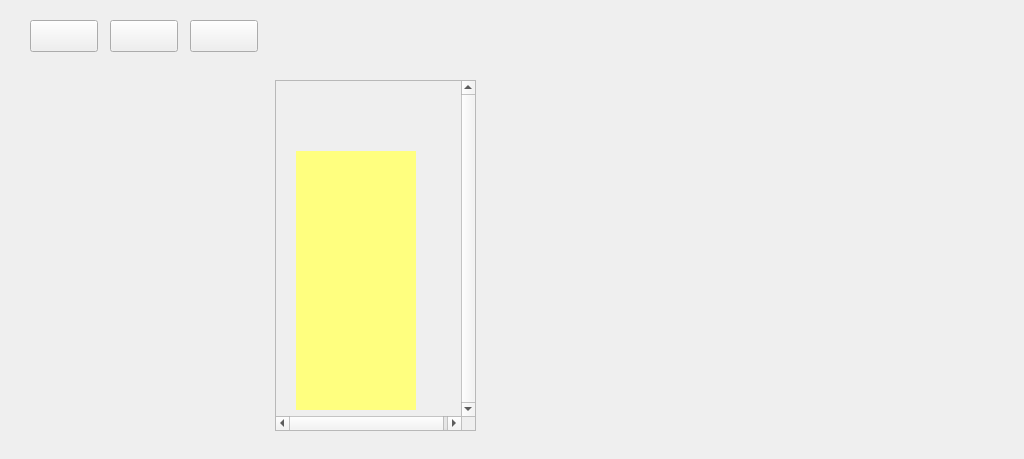
<?xml version="1.0" encoding="UTF-8"?>
<ui version="4.0">
 <class>frmEquipment</class>
 <widget class="QWidget" name="frmEquipment">
  <property name="geometry">
   <rect>
    <x>0</x>
    <y>0</y>
    <width>1024</width>
    <height>459</height>
   </rect>
  </property>
  <property name="windowTitle">
   <string>Form</string>
  </property>
  <widget class="QPushButton" name="btnAdd">
   <property name="geometry">
    <rect>
     <x>30</x>
     <y>20</y>
     <width>68</width>
     <height>32</height>
    </rect>
   </property>
   <property name="text">
    <string/>
   </property>
  </widget>
  <widget class="QPushButton" name="btnSave">
   <property name="geometry">
    <rect>
     <x>110</x>
     <y>20</y>
     <width>68</width>
     <height>32</height>
    </rect>
   </property>
   <property name="text">
    <string/>
   </property>
  </widget>
  <widget class="QPushButton" name="btnUpdate">
   <property name="geometry">
    <rect>
     <x>190</x>
     <y>20</y>
     <width>68</width>
     <height>32</height>
    </rect>
   </property>
   <property name="text">
    <string/>
   </property>
  </widget>
  <widget class="QWidget" name="widgetMenu1" native="true">
   <property name="geometry">
    <rect>
     <x>20</x>
     <y>70</y>
     <width>231</width>
     <height>372</height>
    </rect>
   </property>
   <property name="styleSheet">
    <string notr="true">.QWidget#widgetMenu1{background-image: url(:/images/treemenu/bg_menu1.png);}</string>
   </property>
  </widget>
  <widget class="QWidget" name="widgetMenu2" native="true">
   <property name="geometry">
    <rect>
     <x>260</x>
     <y>70</y>
     <width>231</width>
     <height>372</height>
    </rect>
   </property>
   <property name="styleSheet">
    <string notr="true">.QWidget#widgetMenu2{background-image: url(:/images/treemenu/bg_menu2.png);}</string>
   </property>
   <widget class="QScrollArea" name="scrollArea_2">
    <property name="geometry">
     <rect>
      <x>15</x>
      <y>10</y>
      <width>201</width>
      <height>351</height>
     </rect>
    </property>
    <property name="minimumSize">
     <size>
      <width>0</width>
      <height>0</height>
     </size>
    </property>
    <property name="verticalScrollBarPolicy">
     <enum>Qt::ScrollBarAlwaysOn</enum>
    </property>
    <property name="horizontalScrollBarPolicy">
     <enum>Qt::ScrollBarAlwaysOn</enum>
    </property>
    <property name="widgetResizable">
     <bool>false</bool>
    </property>
    <widget class="QWidget" name="scrollAreaWidgetContents_3">
     <property name="geometry">
      <rect>
       <x>0</x>
       <y>0</y>
       <width>189</width>
       <height>329</height>
      </rect>
     </property>
     <property name="minimumSize">
      <size>
       <width>0</width>
       <height>0</height>
      </size>
     </property>
     <widget class="QWidget" name="widget" native="true">
      <property name="geometry">
       <rect>
        <x>20</x>
        <y>70</y>
        <width>120</width>
        <height>400</height>
       </rect>
      </property>
      <property name="styleSheet">
       <string notr="true">background-color: rgb(255, 255, 127);</string>
      </property>
     </widget>
    </widget>
   </widget>
  </widget>
  <widget class="QWidget" name="widgetMenu3" native="true">
   <property name="geometry">
    <rect>
     <x>500</x>
     <y>70</y>
     <width>231</width>
     <height>372</height>
    </rect>
   </property>
   <property name="styleSheet">
    <string notr="true">.QWidget#widgetMenu3{background-image: url(:/images/treemenu/bg_menu3.png);}</string>
   </property>
  </widget>
  <widget class="QWidget" name="widgetMenu4" native="true">
   <property name="geometry">
    <rect>
     <x>740</x>
     <y>70</y>
     <width>231</width>
     <height>372</height>
    </rect>
   </property>
   <property name="styleSheet">
    <string notr="true">.QWidget#widgetMenu4{background-image: url(:/images/treemenu/bg_menu4.png);}</string>
   </property>
  </widget>
 </widget>
 <resources/>
 <connections/>
</ui>
